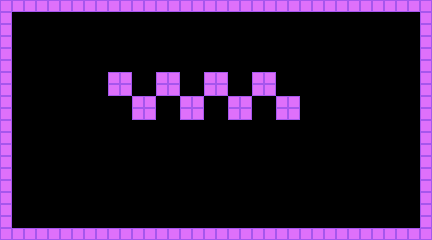

The image is a tile-based game level rendered from a .tmx file. Its description and complete source (layers, tilesets, objects, tile grids) follow:
An orthogonal 36x20 tile map with 12x12 px tiles, 1 tile layer (タイル・レイヤー1).

<map version="1.2" tiledversion="1.2.2" orientation="orthogonal" renderorder="right-down" width="36" height="20" tilewidth="12" tileheight="12" infinite="0" nextlayerid="4" nextobjectid="1">
 <tileset firstgid="1" source="mapChip.tsx" />
 <layer id="3" name="タイル・レイヤー1" width="36" height="20">
  <data encoding="csv">
1,1,1,1,1,1,1,1,1,1,1,1,1,1,1,1,1,1,1,1,1,1,1,1,1,1,1,1,1,1,1,1,1,1,1,1,
1,0,0,0,0,0,0,0,0,0,0,0,0,0,0,0,0,0,0,0,0,0,0,0,0,0,0,0,0,0,0,0,0,0,0,1,
1,0,0,0,0,0,0,0,0,0,0,0,0,0,0,0,0,0,0,0,0,0,0,0,0,0,0,0,0,0,0,0,0,0,0,1,
1,0,0,0,0,0,0,0,0,0,0,0,0,0,0,0,0,0,0,0,0,0,0,0,0,0,0,0,0,0,0,0,0,0,0,1,
1,0,0,0,0,0,0,0,0,0,0,0,0,0,0,0,0,0,0,0,0,0,0,0,0,0,0,0,0,0,0,0,0,0,0,1,
1,0,0,0,0,0,0,0,0,0,0,0,0,0,0,0,0,0,0,0,0,0,0,0,0,0,0,0,0,0,0,0,0,0,0,1,
1,0,0,0,0,0,0,0,0,1,1,0,0,1,1,0,0,1,1,0,0,1,1,0,0,0,0,0,0,0,0,0,0,0,0,1,
1,0,0,0,0,0,0,0,0,1,1,0,0,1,1,0,0,1,1,0,0,1,1,0,0,0,0,0,0,0,0,0,0,0,0,1,
1,0,0,0,0,0,0,0,0,0,0,1,1,0,0,1,1,0,0,1,1,0,0,1,1,0,0,0,0,0,0,0,0,0,0,1,
1,0,0,0,0,0,0,0,0,0,0,1,1,0,0,1,1,0,0,1,1,0,0,1,1,0,0,0,0,0,0,0,0,0,0,1,
1,0,0,0,0,0,0,0,0,0,0,0,0,0,0,0,0,0,0,0,0,0,0,0,0,0,0,0,0,0,0,0,0,0,0,1,
1,0,0,0,0,0,0,0,0,0,0,0,0,0,0,0,0,0,0,0,0,0,0,0,0,0,0,0,0,0,0,0,0,0,0,1,
1,0,0,0,0,0,0,0,0,0,0,0,0,0,0,0,0,0,0,0,0,0,0,0,0,0,0,0,0,0,0,0,0,0,0,1,
1,0,0,0,0,0,0,0,0,0,0,0,0,0,0,0,0,0,0,0,0,0,0,0,0,0,0,0,0,0,0,0,0,0,0,1,
1,0,0,0,0,0,0,0,0,0,0,0,0,0,0,0,0,0,0,0,0,0,0,0,0,0,0,0,0,0,0,0,0,0,0,1,
1,0,0,0,0,0,0,0,0,0,0,0,0,0,0,0,0,0,0,0,0,0,0,0,0,0,0,0,0,0,0,0,0,0,0,1,
1,0,0,0,0,0,0,0,0,0,0,0,0,0,0,0,0,0,0,0,0,0,0,0,0,0,0,0,0,0,0,0,0,0,0,1,
1,0,0,0,0,0,0,0,0,0,0,0,0,0,0,0,0,0,0,0,0,0,0,0,0,0,0,0,0,0,0,0,0,0,0,1,
1,0,0,0,0,0,0,0,0,0,0,0,0,0,0,0,0,0,0,0,0,0,0,0,0,0,0,0,0,0,0,0,0,0,0,1,
1,1,1,1,1,1,1,1,1,1,1,1,1,1,1,1,1,1,1,1,1,1,1,1,1,1,1,1,1,1,1,1,1,1,1,1
</data>
 </layer>
</map>